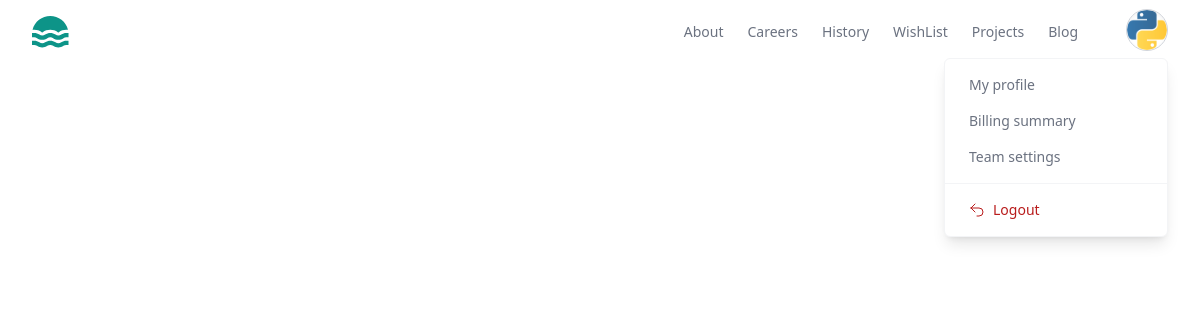
Page /myworks/all (signed in) on the earlier database version.
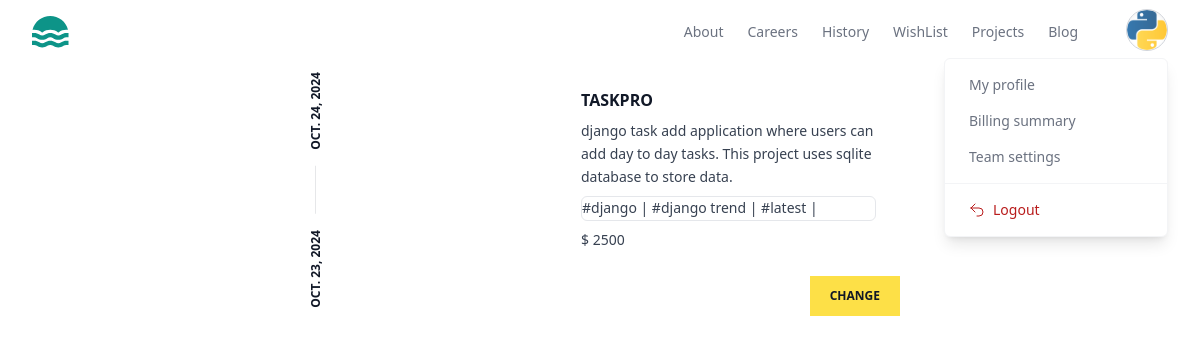
Same page on the later database version.
### store/models.py (models this page shows, shortened)
class BaseModel(models.Model):
    created_date=models.DateTimeField(auto_now_add=True)
    updated_date=models.DateTimeField(auto_now=True)
    is_active=models.BooleanField(default=True)

class Project(BaseModel):
    title=models.CharField(max_length=200)
    description=models.TextField()
    preview_image=models.ImageField(upload_to="previewimages",null=True,blank=True)
    price=models.PositiveIntegerField()
    developer=models.ForeignKey(User,on_delete=models.CASCADE)
    files=models.FileField(upload_to="projects",null=True,blank=True)
    tag_objects=models.ManyToManyField(Tag,null=True)
    thumbnail=EmbedVideoField()

class BaseModel(models.Model):
    created_date=models.DateTimeField(auto_now_add=True)
    updated_date=models.DateTimeField(auto_now=True)
    is_active=models.BooleanField(default=True)

class Tag(BaseModel):
    title=models.CharField(max_length=200)

### store/views.py (the view)
# urls.py: path('myworks/all',views.MyProjectsListView.as_view(),name='my-works'),
class MyProjectsListView(View):
    template_name='myprojects.html'
    def get(self,request,*args,**kwargs):
        qs=Project.objects.filter(developer=request.user)
        return render(request,self.template_name,{'data':qs})

### store/templates/myprojects.html (shortened to what this page needs)
{%extends 'base.html'%}
{% load embed_video_tags %}
{%block main_block%}
<div class="w-2/4 mx-auto">
    {%for p in data%}
    <article class="flex bg-white transition hover:shadow-xl">
        <div class="rotate-180 p-2 [writing-mode:_vertical-lr]">
          <time
            datetime="2022-10-10"
            class="flex items-center justify-between gap-4 text-xs font-bold uppercase text-gray-900"
          >
            <span>{{p.created_date|date}}</span>
            <span>{{p.updated_date|date}}</span>
          </time>
        </div>
        <div class="hidden sm:block sm:basis-56">
        </div>
        <div class="flex flex-1 flex-col justify-between">
          <div class="border-s border-gray-900/10 p-4 sm:border-l-transparent sm:p-6">
            <a href="#">
              <h3 class="font-bold uppercase text-gray-900">
                {{p.title}}
              </h3>
            </a>
            <p class="mt-2 line-clamp-3 text-sm/relaxed text-gray-700">
             {{p.description}}
            </p>
            <p class="mt-2 line-clamp-3 text-sm/relaxed text-gray-700 border rounded-md">
                {%for t in p.tag_objects.all%}
               #{{t.title}} |
                {%endfor%}
               </p>
            <p class="mt-2 line-clamp-3 text-sm/relaxed text-gray-700">
               $ {{p.price}}
               </p>
          </div>
          <div class="sm:flex sm:items-end sm:justify-end">
            <a
              href="{%url 'project-update' p.id %}"
              class="block bg-yellow-300 px-5 py-3 text-center text-xs font-bold uppercase text-gray-900 transition hover:bg-yellow-400"
            >
              Change
            </a>
          </div>
        </div>
      </article>
    {%endfor%}
</div>
{%endblock%}

Differences in the rows shown:
added Project: created_date "OCT. 23, 2024", updated_date "OCT. 24, 2024", title "TASKPRO", description "django task add application where users can add day to day tasks. This project uses sqlite database to store data.", price "2500"
added Tag: title "django"
added Tag: title "django trend"
added Tag: title "latest"
